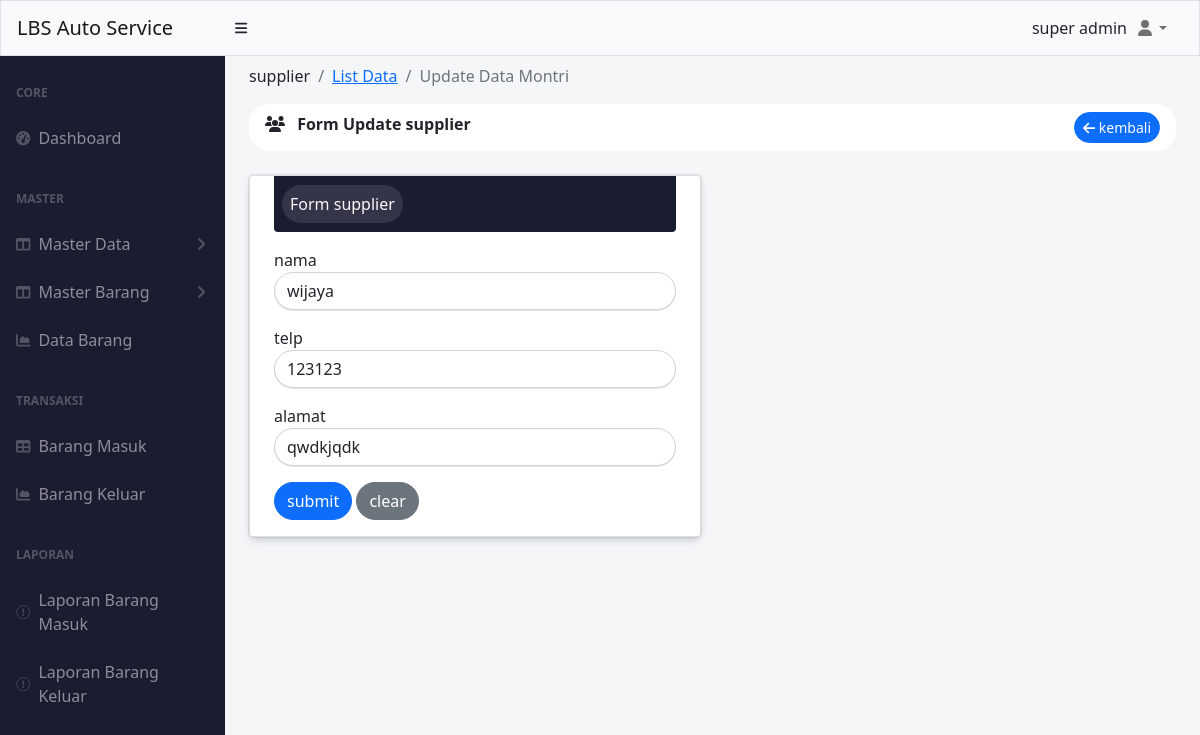
/index.php?supplier=update&id=2 (signed in), run on the app's committed database.
### tables this page shows
CREATE TABLE `supplier` (
  `id` int(11) NOT NULL,
  `nama` varchar(50) NOT NULL,
  `alamat` varchar(255) NOT NULL,
  `telp` char(20) NOT NULL
);

### pages/master_data/supplier/update.php (the view, shortened to what this page needs)
<?php
include './koneksi.php';
$id = $_GET['id'];
$query_select = mysqli_query($conn, "SELECT * FROM supplier WHERE id='$id'");
$data = mysqli_fetch_assoc($query_select);
?>
<div class="container-fluid px-4 ">
    <ol class="breadcrumb pt-2">
        <li class="breadcrumb-item ">supplier</li>
        <li class="breadcrumb-item"><a href="index.php?menu=supplier">List Data</a></li>
        <li class="breadcrumb-item active">Update Data Montri</li>
    </ol>
    <div class="mb-4">
        <div class="card-header clearfix mb-3" style="border-radius: 20px ;background-color: white; border:0px;">
            <i class="fa-solid fa-users"></i>
            <span class="ms-2 fw-bolder"> Form Update supplier</span>
            <a href="index.php?menu=supplier" class="btn btn-sm btn-primary float-end rounded-pill ">
                <i class="fa-solid fa-arrow-left"></i> kembali
            </a>
        </div>
    </div>
    <div class="row ">
        <div class="mb-4 col-md-6">
            <div class="card border-none" style="box-shadow: rgba(9, 30, 66, 0.25) 0px 4px 8px -2px, rgba(9, 30, 66, 0.08) 0px 0px 0px 1px;">
                <div class="rounded-bottom mx-4  py-3 px-2  text-light" style="background-color: #1a1c2f;">
                    <span class="p-2 rounded-pill flex" style="background-color: #343549;"> Form supplier</span>
                </div>
                <div class="card-body px-4">
                    <form action="" method="POST">
                        <div class="mb-3">
                            <label for="nama" class="form-label py-0 m-0">nama</label>
                            <input type="text" value="<?= $data['nama'] ?>" class="form-control rounded-pill border-none" id="nama" name="nama" placeholder="nama" required style="box-shadow: rgba(17, 17, 26, 0.1) 0px 1px 0px;">
                        </div>
                        <div class="mb-3">
                            <label for="telp" class="form-label py-0 m-0">telp</label>
                            <input type="text" value="<?= $data['telp'] ?>" class="form-control rounded-pill border-none" id="telp" name="telp" placeholder="ex: 08xxxxxxxxxx" required style="box-shadow: rgba(17, 17, 26, 0.1) 0px 1px 0px;">
                        </div>
                        <div class="mb-3">
                            <label for="alamat" class="form-label py-0 m-0">alamat</label>
                            <input type="text" value="<?= $data['alamat'] ?>" class="form-control rounded-pill border-none" id="alamat" name="alamat" placeholder="alamat" required style="box-shadow: rgba(17, 17, 26, 0.1) 0px 1px 0px;">
                        </div>
                        <button name="submit" name="submit" class="btn btn-primary rounded-pill">submit</button>
                        <button class="btn btn-secondary rounded-pill">clear</button>
                    </form>
                </div>
            </div>
        </div>
    </div>
</div>

### data on the page
supplier: nama "wijaya", telp "123123", alamat "qwdkjqdk"

### other printed values
$varSession['username'] "super admin"
